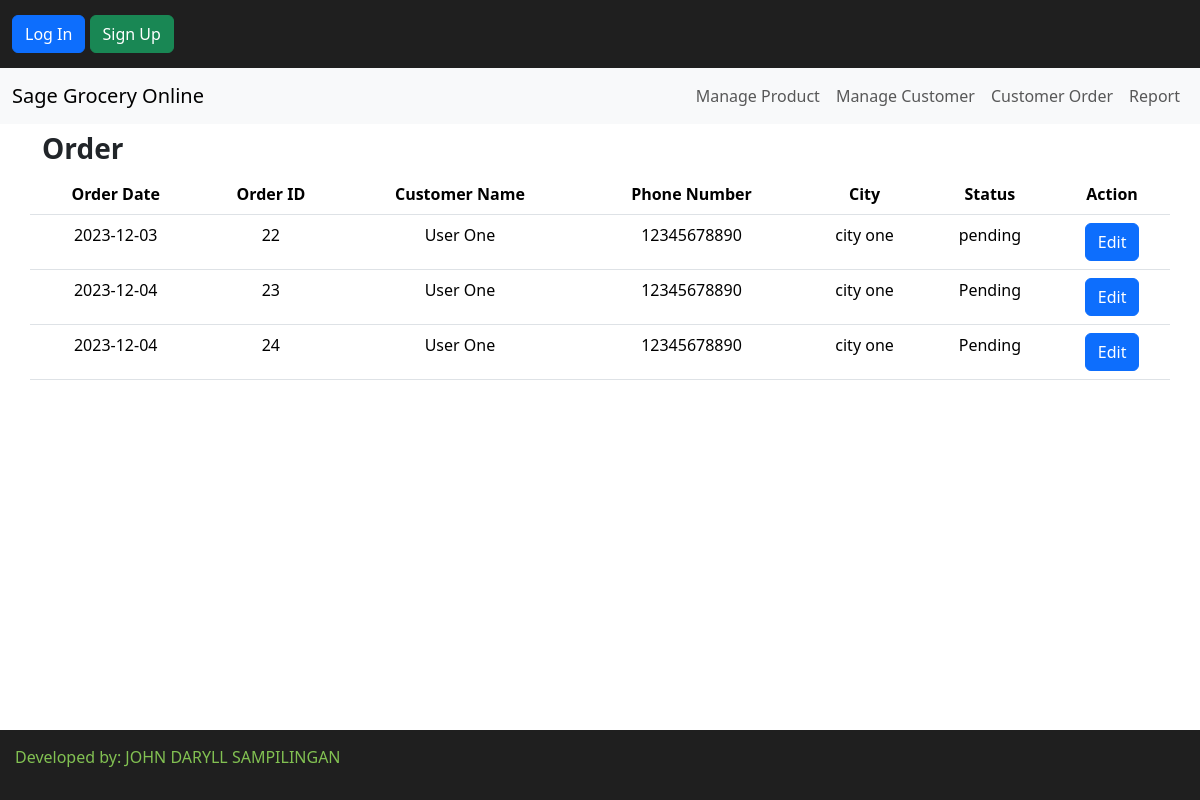
The app's page /admin/customerorder.php with its own data.
### tables this page shows
CREATE TABLE `user_order` (
  `id` int(11) NOT NULL,
  `user_id` varchar(150) NOT NULL,
  `firstname` varchar(150) NOT NULL,
  `lastname` varchar(150) NOT NULL,
  `email` varchar(150) NOT NULL,
  `address` varchar(150) NOT NULL,
  `phone` varchar(150) NOT NULL,
  `city` varchar(150) NOT NULL,
  `zip` varchar(150) NOT NULL,
  `totalquantity` varchar(150) NOT NULL,
  `totalprice` varchar(150) NOT NULL,
  `orderdate` timestamp NOT NULL DEFAULT current_timestamp() ON UPDATE current_timestamp(),
  `status` varchar(150) NOT NULL
);

CREATE TABLE `item_order` (
  `order_id` int(11) NOT NULL,
  `user_id` varchar(150) NOT NULL,
  `item_name` varchar(150) NOT NULL,
  `quantity` varchar(150) NOT NULL,
  `price` varchar(150) NOT NULL
);

### admin/customerorder.php (the view)
<?php
include('header.php');
$orders = $db->query(
    "SELECT *
    FROM user_order, item_order
    WHERE user_order.id = item_order.order_id"
);
?>
<div class="container">
        <div class="row">
            <h3><b>Order</b></h3>
            <table class="table table-responsive text-center">
                <thead>
                    <tr>
                        <th scope="col">Order Date</th>
                        <th scope="col">Order ID</th>
                        <th scope="col">Customer Name</th>
                        <th scope="col">Phone Number</th>
                        <th scope="col">City</th>
                        <th scope="col">Status</th>
                        <th scope="col">Action</th>
                    </tr>
                </thead>
                <tbody>
                <?php while ($order = $orders->fetch_assoc()) {
                    $dt = new \DateTime($order["orderdate"]);?>
                    <tr>
                        <td><?php echo $dt->format('Y-m-d') ?></td>
                        <td><?php echo $order["order_id"] ?></td>
                        <td><?php echo $order["firstname"] ?> <?php echo $order["lastname"] ?></td>
                        <td><?php echo $order["phone"] ?></td>
                        <td><?php echo $order["city"] ?></td>
                        <td><?php echo $order["status"] ?></td>
                        <td>
                            <a class="btn btn-primary" href="order-details.php?id=<?php echo $order['id'];?>">Edit</a>
                        </td>
                    </tr>
                    <?php } ?>
                </tbody>
            </table>
        </div>
    </div>
<?php include('footer.php'); ?>

### admin/header.php (shortened to what this page needs)
<!DOCTYPE html>
<html lang="en">
<head>
    <link rel="stylesheet" href="../assets/style.css">
    <link href="https://cdn.jsdelivr.net/npm/bootstrap@5.3.2/dist/css/bootstrap.min.css" rel="stylesheet"
>
</head>
<body class="d-flex flex-column min-vh-100">
    <div class="wrapper">
        <?php if (!isset($_SESSION['username'])) { ?>
            <div class="container-fluid header">
                <a href="../login.php" class="btn btn-primary">Log In</a>
                <a href="../signup.php" class="btn btn-success">Sign Up</a>
            </div>
                <?php } ?>
        <nav class="navbar navbar-expand-lg navbar-light bg-light mb-2">
            <div class="container-fluid">
                <a class="navbar-brand" href="home.php">Sage Grocery Online</a>
                <div class="collapse navbar-collapse" id="navbarContent">
                    <ul class="navbar-nav">
                    <li class="nav-item">
                            <a class="nav-link" href="product.php">Manage Product</a>
                        </li>
                        <li class="nav-item">
                            <a class="nav-link" href="customer.php">Manage Customer</a>
                        </li>
                        <li class="nav-item">
                            <a class="nav-link" href="customerorder.php">Customer Order</a>
                        </li>
                        <li class="nav-item">
                            <a class="nav-link" href="reports.php">Report</a>
                        </li>
                    </ul>
                </div>
            </div>
        </nav>

### admin/footer.php (shortened to what this page needs)
</div>
<footer class="mt-auto">
        <p>Developed by: JOHN DARYLL SAMPILINGAN</p>
    </footer>
</body>
</html>

### assets/style.css (style rules this page uses)
html, body { scrollbar-width: none; scroll-padding-top: 100px; background-image: url("../assets/icons/50perc.jpg"); background-size: cover; background-repeat: no-repeat; }
.header, footer { background-color: #1f1f1f; padding: 15px; color: rgb(130, 193, 82); }

### records on screen
user_order: orderdate "2023-12-03", item_order.order_id "22", firstname "User", lastname "One", phone "12345678890", city "city one", status "pending"
user_order: orderdate "2023-12-04", item_order.order_id "23", firstname "User", lastname "One", phone "12345678890", city "city one", status "Pending"
user_order: orderdate "2023-12-04", item_order.order_id "24", firstname "User", lastname "One", phone "12345678890", city "city one", status "Pending"
